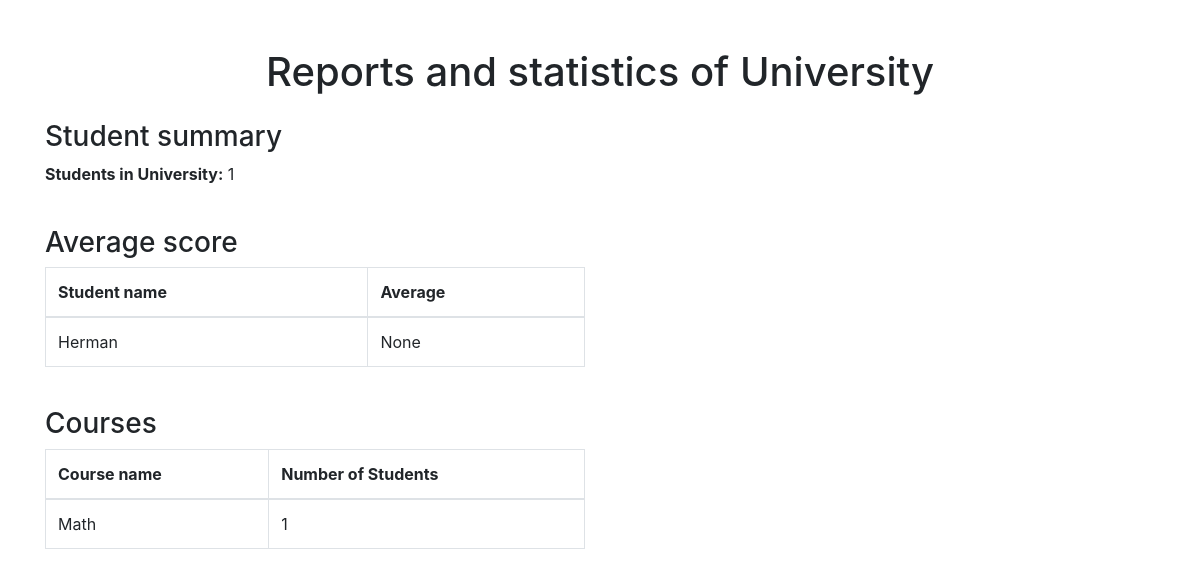
The page /reports on the database as committed earlier.
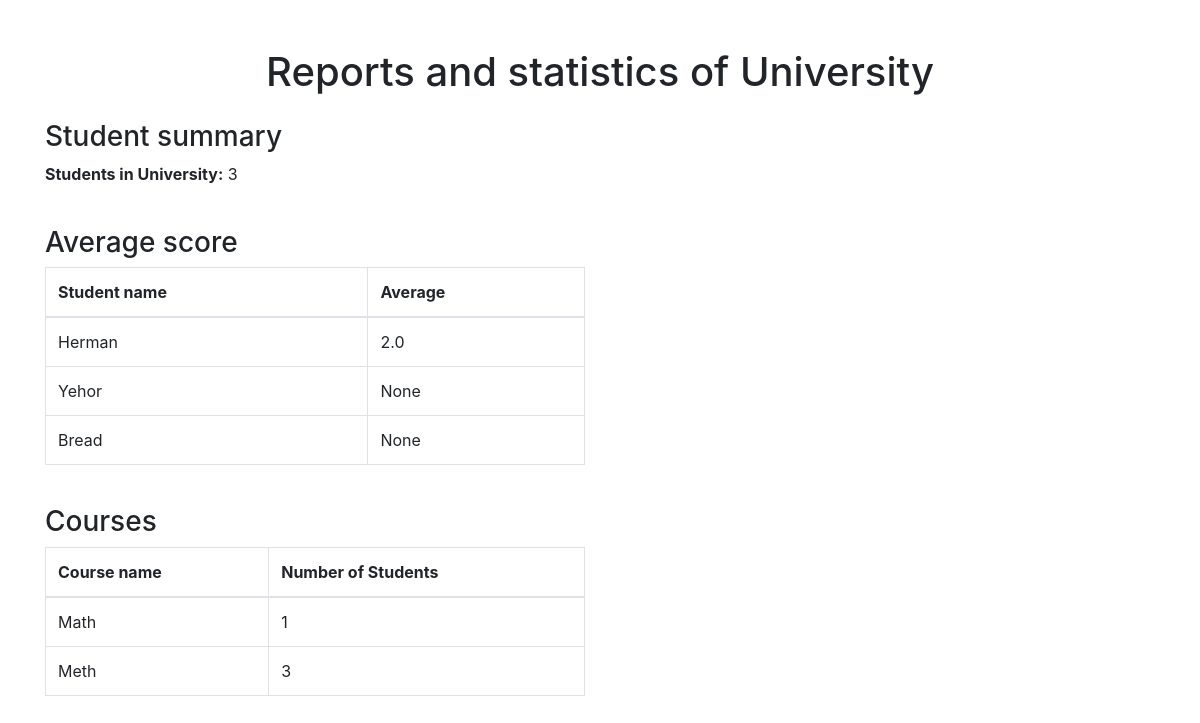
The same page on the database as committed later.
### models.py (models this page shows)
class BaseUser(UserMixin, db.Model):
    __abstract__ = True
    id = db.Column(db.Integer, primary_key=True)
    username = db.Column(db.String(150), unique=True, nullable=False)
    password = db.Column(db.String(150), nullable=False)
    first_name = db.Column(db.String(100), nullable=True)
    last_name = db.Column(db.String(100), nullable=True)
    account_type = db.Column(db.String(50), nullable=False)
    email = db.Column(db.String(150), nullable=True, unique=True)

class User(BaseUser):
    __tablename__ = 'user'
    major = db.Column(db.String(150), nullable=True)
    semester = db.Column(db.Integer, nullable=True)
    enrolled_courses = db.relationship('Course', secondary='enrollment', back_populates='students')

class Course(db.Model):
    id = db.Column(db.Integer, primary_key=True)
    name = db.Column(db.String(150), nullable=False)
    code = db.Column(db.String(50), nullable=False, unique=True, index=True)
    teacher_id = db.Column(db.Integer, db.ForeignKey('teacher.id'), nullable=False)
    students = db.relationship('User', secondary='enrollment', back_populates='enrolled_courses')
    course_schedule = db.relationship('Schedule', back_populates='course', cascade="all, delete-orphan")

### app.py (the view)
@app.route('/reports')
def reports():
    student_count = db.session.query(User).count()
    average_grades = db.session.query(User.id, User.first_name, db.func.avg(Enrollment.grade)).join(Enrollment).group_by(User.id).all()
    course_enrollment = db.session.query(Course.name, db.func.count(Enrollment.user_id)).join(Enrollment).group_by(Course.id).all()
    return render_template('reports.html', student_count=student_count, average_grades=average_grades, course_enrollment=course_enrollment)

### templates/reports.html (shortened to what this page needs)
<!DOCTYPE html>
<html lang="en">
<head>
    <link href="https://cdn.jsdelivr.net/npm/bootstrap@5.3.0/dist/css/bootstrap.min.css" rel="stylesheet">
</head>
<body>
    <div class="container mt-5">
        <h1 class="text-center">Reports and statistics of University</h1>
        <div class="row mt-4">
            <div class="col-md-6">
                <h3>Student summary</h3>
                <p><strong>Students in University:</strong> {{ student_count }}</p>
            </div>
        </div>
        <div class="row mt-4">
            <div class="col-md-6">
                <h3>Average score</h3>
                <table class="table table-bordered">
                    <thead>
                        <tr>
                            <th>Student name</th>
                            <th>Average</th>
                        </tr>
                    </thead>
                    <tbody>
                        {% for student in average_grades %}
                        <tr>
                            <td>{{ student[1] }}</td>
                            <td>{{ student[2] }}</td>
                        </tr>
                        {% endfor %}
                    </tbody>
                </table>
            </div>
        </div>
        <div class="row mt-4">
            <div class="col-md-6">
                <h3>Courses</h3>
                <table class="table table-bordered">
                    <thead>
                        <tr>
                            <th>Course name</th>
                            <th>Number of Students</th>
                        </tr>
                    </thead>
                    <tbody>
                        {% for course in course_enrollment %}
                        <tr>
                            <td>{{ course[0] }}</td>
                            <td>{{ course[1] }}</td>
                        </tr>
                        {% endfor %}
                    </tbody>
                </table>
            </div>
        </div>
    </div>
    <link rel="stylesheet" href="https://cdn.jsdelivr.net/npm/bootstrap@4.3.1/dist/css/bootstrap.min.css">
</body>
</html>

Rows that differ between the two databases and show on the page:
computed for User "Herman": student "None" → "2.0"
added User: first_name "Yehor", student "None"
added User: first_name "Bread", student "None"
added Course: name "Meth", course "3"
Other text that changed with them:
{{ student_count }}: "1" → "3"
